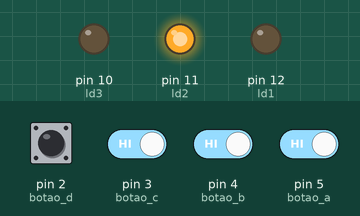
The sketch below on a simulated Arduino Uno, built with avr-gcc and run on an emulated ATmega328P. Parts: output pins drawn as LEDs (lit = HIGH). The inputs (shaded band) are chosen by the test bench; at power-on: pin 2 (botao_d), pin 3 (botao_c), pin 4 (botao_b), pin 5 (botao_a) HIGH.

Above: at 1.2 s.
1.3 s: pin 2 (botao_d) pulled LOW for 0.15 s
At 1.37 s:
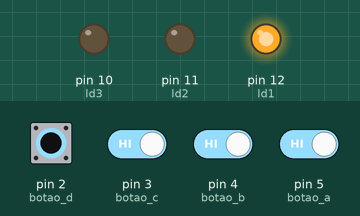
2.9 s: pin 2 (botao_d) driven LOW and pin 3 (botao_c) driven LOW and pin 4 (botao_b) driven LOW and pin 5 (botao_a) driven LOW
At 3.9 s:
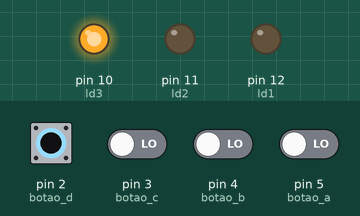
4.4 s: pin 2 (botao_d) driven HIGH
At 5.0 s:
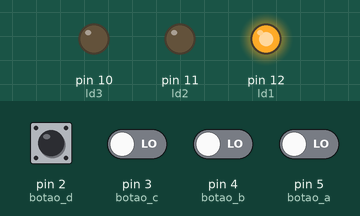
5.9 s: pin 2 (botao_d) driven LOW
At 6.2 s:
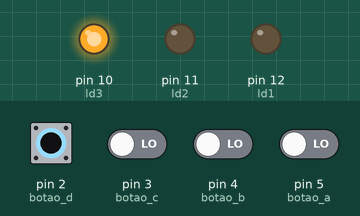
Timing chart, 0 to 8.4 s (numbered marks = the images above; inputs shaded):
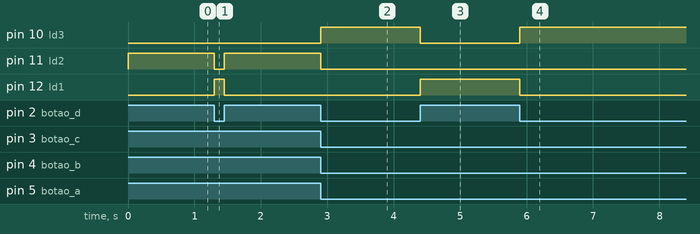

Measured:
- after the input at 1.3 s, pin 11 (ld2): HIGH → LOW at once, → HIGH 0.15 s later; pin 12 (ld1): LOW → HIGH at once, → LOW 0.15 s later
- after the input at 2.9 s, pin 10 (ld3): LOW → HIGH at once; pin 11 (ld2): HIGH → LOW at once
- after the input at 4.4 s, pin 10 (ld3): HIGH → LOW at once; pin 12 (ld1): LOW → HIGH at once
- after the input at 5.9 s, pin 10 (ld3): LOW → HIGH at once; pin 12 (ld1): HIGH → LOW at once

The sketch:

Exercicio_6.ino
```cpp
const int botao_a = 5;
const int botao_b = 4;// definindo pinos e constantes
const int botao_c = 3;
const int botao_d = 2;
const int ld1 = 12;
const int ld2 = 11;
const int ld3 = 10;

void setup() {
pinMode(botao_a, INPUT);
pinMode(botao_b, INPUT);// definindo entradas
pinMode(botao_c, INPUT);// definindo saídas
pinMode(botao_d, INPUT);
pinMode(ld1, OUTPUT);
pinMode(ld2, OUTPUT);
pinMode(ld3, OUTPUT);
}

void loop() {
bool a = digitalRead(botao_a);
bool b = digitalRead(botao_b);
bool c = digitalRead(botao_c);// definindo variaveis locais
bool d = digitalRead(botao_d);

if ((a == 0) && (b == 0) && (c == 0) && (d == 0)){ // quando os botões forem iguais a zero, o led deve avisar que não há botão clicado.
  digitalWrite(ld3,1);
  digitalWrite(ld2,0);
  digitalWrite(ld1,0);
}
else{
  digitalWrite(ld3,0);
  }
if ((a == 1) && (b == 0) && (c == 0) && (d == 0)) { // quando o botão "a" for igual a 1, deve ligar o led1 para avisar que é impar.
  digitalWrite(ld1,1);
  digitalWrite(ld2,0);
  digitalWrite(ld3,0);
}
if ((a == 0) && (b == 1) && (c == 0) && (d == 0)) { // quando o botão "b" for igual a 1, deve ligar o led1 para avisar que é impar.
  digitalWrite(ld1,1);
  digitalWrite(ld2,0);
  digitalWrite(ld3,0);
}
if ((a == 0) && (b == 0) && (c == 1) && (d == 0)) { // quando o botão "c" for igual a 1, deve ligar o led1 para avisar que é impar.
  digitalWrite(ld1,1);
  digitalWrite(ld2,0);
  digitalWrite(ld3,0);
}
if ((a == 0) && (b == 0) && (c == 0) && (d == 1)) { // quando o botão "d" for igual a 1, deve ligar o led1 para avisar que é impar.
  digitalWrite(ld1,1);
  digitalWrite(ld2,0);
  digitalWrite(ld3,0);
}
if (((a == 0) && (b == 1) && (c == 1) && (d == 1))||((a == 1) && (b == 1) && (c == 1) && (d == 0))||((a == 1) && (b == 1) && (c == 0) && (d == 1))||((a == 1) && (b == 0) && (c == 1) && (d == 1)))
{ // aqui todos as condições indicam para que o led1 acenda, pois todos os número a cima são impares.
  digitalWrite(ld1,1);
  digitalWrite(ld2,0);
  digitalWrite(ld3,0);
}
if ((a == 1) && (b == 1) && (c == 1) && (d == 1)){//quando os botões forem todos os botões, forem iguais a 1, o led deve avisar que o número é par.
  digitalWrite(ld3,0);
  digitalWrite(ld2,1);
  digitalWrite(ld1,0);
}
if (((a == 0) && (b == 0) && (c == 1) && (d == 1))||((a == 0) && (b == 1) && (c == 0) && (d == 1))||((a == 0) && (b == 1) && (c == 1) && (d == 0))||((a == 1) && (b == 0) && (c == 0) && (d == 1))||((a == 1) && (b == 0) && (c == 1) && (d == 0))||((a == 1) && (b == 1) && (c == 0) && (d == 0)))
{ // aqui todos as condições indicam para que o led2 acenda, pois todos os número a cima são pares.
  digitalWrite(ld1,0);
  digitalWrite(ld2,1);
  digitalWrite(ld3,0);
}
}
```
